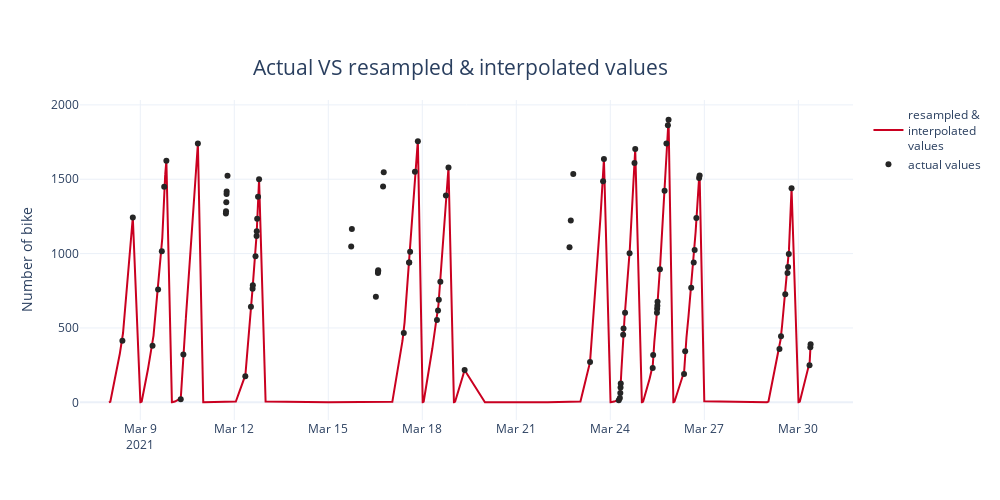

Source (notebook cell):
### Code cell
# choose template
pio.templates.default = "plotly_white"
layout = go.Layout(
                autosize=False,
                width=1000,
                height=500)

# initialize a figure
fig = go.Figure(layout=layout)

# (line) plot resampled and interpolated values
fig.add_trace(go.Scatter(
                    x=march_minutes_week['Date'],
                    y=march_minutes_week["Today's total"],
                    mode='lines',
                    name='resampled & <br>interpolated <br>values',
                    marker=dict(color="#ca0020")))

# (scatter) plot actual values
fig.add_trace(go.Scatter(
                    x=raw_march_week['Date'],
                    y=raw_march_week["Today's total"],
                    mode='markers',
                    name='actual values',
                    marker=dict(color="#252525")))

# details
fig.update_yaxes(title_text='Number of bike')
fig.update_layout(
            title_text='Actual VS resampled & interpolated values',
            title_font_size=21,
            title_x=0.46,
            title_y=0.88)

fig.show()

### Figure 1 — Plotly figure (JSON) as saved in the notebook; plotly's stock layout.template omitted (floating-point values rounded to 4 significant figures; data arrays with more than 128 entries replaced by an {"elided": "..."} marker saying what was removed)
{"data": [{"marker": {"color": "#ca0020"}, "mode": "lines", "name": "resampled & <br>interpolated <br>values", "type": "scatter", "x": {"elided": "23605 str values"}, "y": {"elided": "23605 float values"}}, {"marker": {"color": "#252525"}, "mode": "markers", "name": "actual values", "type": "scatter", "x": ["2021-03-08T10:19:00", "2021-03-08T18:17:00", "2021-03-09T09:23:00", "2021-03-09T13:39:00", "2021-03-09T16:30:00", "2021-03-09T18:20:00", "2021-03-09T20:00:00", "2021-03-10T06:59:00", "2021-03-10T09:01:00", "2021-03-10T20:08:00", "2021-03-11T17:35:00", "2021-03-11T17:40:00", "2021-03-11T17:53:00", "2021-03-11T18:05:00", "2021-03-11T18:10:00", "2021-03-11T18:50:00", "2021-03-12T08:27:00", "2021-03-12T12:46:00", "2021-03-12T14:01:00", "2021-03-12T14:13:00", "2021-03-12T16:16:00", "2021-03-12T17:05:00", "2021-03-12T17:14:00", "2021-03-12T17:33:00", "2021-03-12T18:12:00", "2021-03-12T19:00:00", "2021-03-15T17:33:00", "2021-03-15T18:04:00", "2021-03-16T12:27:00", "2021-03-16T14:02:00", "2021-03-16T14:10:00", "2021-03-16T14:13:00", "2021-03-16T17:58:00", "2021-03-16T18:28:00", "2021-03-17T09:50:00", "2021-03-17T13:53:00", "2021-03-17T14:00:00", "2021-03-17T14:40:00", "2021-03-17T18:22:00", "2021-03-17T20:37:00", "2021-03-18T11:14:00", "2021-03-18T12:03:00", "2021-03-18T12:40:00", "2021-03-18T13:50:00", "2021-03-18T18:05:00", "2021-03-18T20:04:00", "2021-03-19T08:26:00", "2021-03-22T16:45:00", "2021-03-22T17:44:00", "2021-03-22T19:38:00", "2021-03-23T08:29:00", "2021-03-23T18:28:00", "2021-03-23T19:07:00", "2021-03-24T06:29:00", "2021-03-24T07:19:00", "2021-03-24T07:40:00", "2021-03-24T07:50:00", "2021-03-24T08:00:00", "2021-03-24T09:51:00", "2021-03-24T10:08:00", "2021-03-24T11:18:00", "2021-03-24T14:46:00", "2021-03-24T18:31:00", "2021-03-24T19:05:00", "2021-03-25T08:28:00", "2021-03-25T08:50:00", "2021-03-25T11:43:00", "2021-03-25T11:53:00", "2021-03-25T12:03:00", "2021-03-25T12:10:00", "2021-03-25T14:00:00", "2021-03-25T17:34:00", "2021-03-25T19:00:00", "2021-03-25T20:06:00", "2021-03-25T20:37:00", "2021-03-26T08:28:00", "2021-03-26T09:20:00", "2021-03-26T13:58:00", "2021-03-26T15:53:00", "2021-03-26T16:36:00", "2021-03-26T17:55:00", "2021-03-26T20:00:00", "2021-03-26T20:24:00", "2021-03-29T09:33:00", "2021-03-29T10:45:00", "2021-03-29T14:00:00", "2021-03-29T15:43:00", "2021-03-29T16:09:00", "2021-03-29T16:42:00", "2021-03-29T18:49:00", "2021-03-30T08:35:00", "2021-03-30T09:12:00", "2021-03-30T09:24:00"], "y": [414, 1243, 381, 758, 1015, 1450, 1625, 21, 322, 1740, 1270, 1284, 1346, 1401, 1417, 1524, 175, 643, 764, 788, 982, 1118, 1151, 1234, 1383, 1500, 1047, 1166, 710, 869, 880, 888, 1451, 1547, 467, 940, 940, 1012, 1551, 1755, 554, 617, 689, 811, 1390, 1579, 217, 1042, 1222, 1536, 271, 1487, 1636, 14, 29, 62, 99, 127, 455, 497, 603, 1002, 1610, 1703, 231, 318, 603, 629, 650, 676, 895, 1423, 1740, 1863, 1900, 190, 344, 770, 941, 1025, 1239, 1508, 1525, 358, 445, 726, 869, 910, 997, 1440, 249, 371, 390]}], "layout": {"autosize": false, "height": 500, "title": {"font": {"size": 21}, "text": "Actual VS resampled & interpolated values", "x": 0.46, "y": 0.88}, "width": 1000, "yaxis": {"title": {"text": "Number of bike"}}}}
